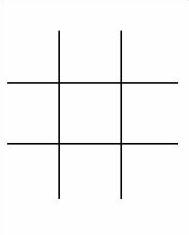
//> input picture cvprac/ti1.jpg, 189 x 235 px
$ ./main   (built with g++ and OpenCV 4)
//> lines starting //> are read from the running program, lines starting //| are printed output that depends on the picture; after the words box and inside, x2 and y2 are one past the last pixel; in counts of white or black regions, pixels touching at a corner belong together
#include "opencv2/core/core.hpp"
#include "opencv2/highgui/highgui.hpp"
#include "opencv2/imgproc/imgproc.hpp"
#include "iostream"

#include <vector>
using namespace cv;
using namespace std;

bool findLine(Mat snippet) {
	Mat dst, color_dst;
	dst = snippet.clone();
	cvtColor(dst, color_dst, COLOR_GRAY2BGR);
	Mat cdstP = snippet.clone();
	vector<Vec4i> lines;
	HoughLinesP(dst, lines, 1, CV_PI / 180, 30, 30, 10);
	//cout << "lines is" << lines.size();
	for (size_t i = 0; i < lines.size(); i++)
	{
		line(color_dst, Point(lines[i][0], lines[i][1]),
			Point(lines[i][2], lines[i][3]), Scalar(0, 0, 255), 3, 8);
	}
	//imshow("finLine", color_dst);
	if (lines.size() != 0) {
		return true;
	}
	else {
		return false;
	}
}
bool findCircle(Mat snippet) {
	vector<Vec3f> circles;

	/// Apply the Hough Transform to find the circles
	HoughCircles(snippet, circles, CV_HOUGH_GRADIENT, 1, snippet.rows / 8, 200, 100, 0, 0);

	return false;
}
Mat makeMat(Mat board, int x, int y, int width, int length) {
	//cout <<"Makingcell\nboardwidth:"<< board.size().width << " boardheight: " << board.size().height<< "\n";
	//cout << "x is " << x << " y is " << y << " width is " << width << " height is " << length << "\n";
	if (x < 0) {
		x = 0;
	}
	if (y < 0) {
		y = 0;
	}
	if ((x + width) > board.size().width) {
		width = board.size().width - x - 1;
	}
	if ((y + length) > board.size().height) {
		width = board.size().height - y - 1;
	}
	Mat cellM = Mat(board, cv::Rect(x, y, width, length));
	//imshow("ormakeCell", board);
	//imshow("makeCell", cellM);

	cvWaitKey(0);
	cvDestroyAllWindows();
	return cellM;
}
Rect2i makeCell(Mat board, int x, int y, int width, int length) {
	//cout <<"Makingcell\nboardwidth:"<< board.size().width << " boardheight: " << board.size().height<< "\n";
	//cout << "x is " << x << " y is " << y << " width is " << width << " height is " << length << "\n";
	if (x < 0) {
		x = 0;
	}
	if (y < 0) {
		y = 0;
	}
	if ((x + width) > board.size().width) {
		width = board.size().width - x - 1;
	}
	if ((y + length) > board.size().height) {
		width = board.size().height - y - 1;
	}
	//Mat cellM = Mat(board, cv::Rect(x, y, width, length));
	Rect2i cellM = Rect(x, y, width, length);
	//imshow("ormakeCell", board);
	//imshow("makeCell", cellM);

	cvWaitKey(0);
	cvDestroyAllWindows();
	return cellM;
}
Rect2i* getCells(Mat board, vector<vector<Point> > contours, vector<Point> scontours) {
	int t1 = 0, r1 = 0, b1 = 1000, l1 = 1000, t2 = 0, r2 = 0, b2 = 1000, l2 = 1000;
	//imshow("getCells", board);

	//cout << "Getting cells\ncontour[" << phase << "] has" << contours.size() << "points\n";

	for (int i = 0; i < contours.size(); i++) {
			for (int j = 0; j < contours[i].size(); j++) {
				if (contours[i][j].y > t1) {
					t1 = contours[i][j].y;
				}
				if (contours[i][j].x > r1) {
					r1 = contours[i][j].x;
				}
				if (contours[i][j].y < b1) {
					b1 = contours[i][j].y;
				}
				if (contours[i][j].x < l1) {
					l1 = contours[i][j].x;
				}
				//cout << contours[i][j] << "->";

			}
		}
	for (int i = 0; i < scontours.size(); i++) {
		if (scontours[i].y > t2) {
			t2 = scontours[i].y;
		}
		if (scontours[i].x > r2) {
			r2 = scontours[i].x;
		}
		if (scontours[i].y < b2) {
			b2 = scontours[i].y;
		}
		if (scontours[i].x < l2) {
			l2 = scontours[i].x;
		}
		//cout << scontours[i] << "->";
	}
	//cout << "t1: " << t1 << " r1: " << r1 << " b1: " << b1 << " l1: " << l1 << "\nt2: " << t2 << " r2: " << r2 << " b2: " << b2 << " l2: " << l2 << "\n";
	//Mat splitCells[9];
	static Rect2i splitCells[9];
	splitCells[0] = makeCell(board, l1, b1, l2 - l1, b2 - b1);
	splitCells[1] = makeCell(board, l2, b1, r2 - l2, b2 - b1);
	splitCells[2] = makeCell(board, r2, b1, r1 - r2, b2 - b1);
	splitCells[3] = makeCell(board, l1, b2, l2 - l1, t2 - b2);
	splitCells[4] = makeCell(board, l2, b2, r2 - l2, t2 - b2);
	splitCells[5] = makeCell(board, r2, b2, r1 - r2, t2 - b2);
	splitCells[6] = makeCell(board, l1, t2, l2 - l1, t1 - t2);
	splitCells[7] = makeCell(board, l2, t2, r2 - l2, t1 - t2);
	splitCells[8] = makeCell(board, r2, t2, r1 - r2, t1 - t2);


	return splitCells;
}

bool checkborders(Rect box, Mat snippet) {
	//makeCell(snippet);
	int x = box.x;
	int y = box.y;
	int height = box.height;
	int width = box.width;
	if (findLine(makeMat(snippet, x - 10, y - height - 10, 20, height))==false) {
		return false;
	}
	else if(findLine(makeMat(snippet, x - width - 10, y - 10, width - 10, 20)) == false) {
		return false;
	}
	else if(findLine(makeMat(snippet, x + width - 10, y - height - 10, 20, height)) == false){
		return false;
	}
	else if(findLine(makeMat(snippet, x + width + 10, y - 10, width, 20)) == false){
		return false;
	}
	else if(findLine(makeMat(snippet, x - 10, y + height + 10, 20, height)) == false){
		return false;
	}
	else if(findLine(makeMat(snippet, x - width - 10, y + height - 10, width - 10, 20)) == false){
		return false;
	}
	else if(findLine(makeMat(snippet, x + width - 10, y + height + 10, 20, height)) == false){
		return false;
	}
	else if(findLine(makeMat(snippet, x + width + 10, y + height - 10, width, 20)) == false){
		return false;
	}
	return true;
}


int main()
{
	bool isT = false;
	Mat src;
	Mat bw;
	Mat dst;
	//Mat grHistogram(260, 301, CV_8UC3, Scalar(0, 0, 0));
	Rect2i* cells = NULL;
	vector<vector<Point> > contours;
	vector<Point> approx;

	src = imread("ti1.jpg");
//> src is the input picture: 235 rows x 189 cols, CV_8UC3; min 0, max 255, mean 247.7
	cvtColor(src, bw, CV_BGR2GRAY);
	blur(bw, bw, Size(3, 3));
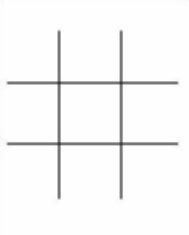
//> bw: 235 rows x 189 cols, CV_8UC1; min 57, max 255, mean 247.7
	Canny(bw, bw, 80, 240, 3);
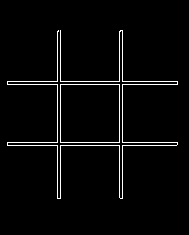
//> bw: 235 rows x 189 cols, CV_8UC1; 3% white in thin lines or dots, all inside (x1, y1, x2, y2) = (7, 30, 178, 199)
	imshow("bw", bw);


	// Find contours
	findContours(bw.clone(), contours, CV_RETR_EXTERNAL, CV_CHAIN_APPROX_SIMPLE);
//> contours = 2 contours, 1 with area under 20; largest, box (x1, y1, x2, y2) and area: (60, 84, 120, 143) 3422

	src.copyTo(dst);
	if (isT == false) {
		for (int i = 0; i < contours.size(); i++)
		{
			approxPolyDP(cv::Mat(contours[i]), approx, cv::arcLength(cv::Mat(contours[i]), true)*0.02, true);
			// Skip small or non-convex objects
			if (std::fabs(cv::contourArea(contours[i])) < 100 || !cv::isContourConvex(approx)) {
				continue;
			}
			if (approx.size() == 4) {
				if (checkborders(boundingRect(contours[i]), bw) == true) {
					cout << "TTT exists";
					isT = true;
					cells = getCells(src, contours, contours[i]);
					break;
				}
			}
		}
//> this loop made 1 pass
//> (approx, x in checkborders, y in checkborders, height in checkborders, width in checkborders, lines in findLine, lines in findLine (second call), cellM in makeCell) on pass 1: (4 Points (x, y): [60, 84], [60, 142], [119, 142], [119, 84], 60, 84, 59, 60, 2 lines (x1, y1, x2, y2): [10, 58, 10, 15], [7, 58, 7, 16], 2 lines (x1, y1, x2, y2): [7, 7, 49, 7], [7, 10, 49, 10], Rect(7, 30, 53, 54))
//| TTT exists
//> pass 1, in makeMat, `Mat cellM = Mat(board, cv::Rect(x, y, width, length));`:
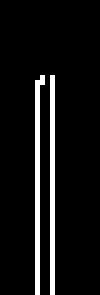
//> cellM: 59 rows x 20 cols, CV_8UC1 (shown 5 times larger); 7.5% white in thin lines or dots, all inside (x1, y1, x2, y2) = (7, 15, 11, 59)
//> pass 1, in makeMat (call 2), `Mat cellM = Mat(board, cv::Rect(x, y, width, length));`:
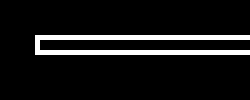
//> cellM: 20 rows x 50 cols, CV_8UC1 (shown 5 times larger); 8.8% white in thin lines or dots, all inside (x1, y1, x2, y2) = (7, 7, 50, 11)
	}
	if (isT==true) {
		cout << "cells are";
		for (int i = 0; i < 9; i++) {
			cout << cells[i] << "->";
			Mat thiscell = Mat(dst, cells[i]);
			imshow("thiscell", thiscell);
			cvWaitKey(0);
			cvDestroyAllWindows();
		}
//> this loop made 9 passes
//| [53 x 54 from (7, 30)]->[59 x 54 from (60, 30)]->[58 x 54 from (119, 30)]->[53 x 58 from (7, 84)]->[59 x 58 from (60, 84)]->[58 x 58 from (119, 84)]->[53 x 56 from (7, 142)]->[59 x 56 from (60, 142)]->
//> (output is shown up to pass 8 of 9)
//> pass 1, `Mat thiscell = Mat(dst, cells[i]);`:
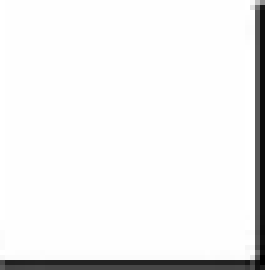
//> thiscell: 54 rows x 53 cols, CV_8UC3 (shown 5 times larger); min 0, max 255, mean 239.1
//> pass 3, `Mat thiscell = Mat(dst, cells[i]);`:
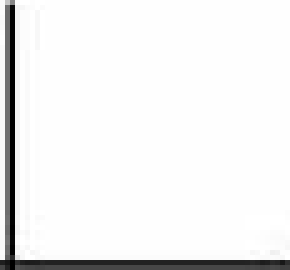
//> thiscell: 54 rows x 58 cols, CV_8UC3 (shown 5 times larger); min 0, max 255, mean 239.6
	}
	imshow("src", src);
	imshow("dst", dst);
	cvWaitKey(0);
	cvDestroyAllWindows();
	return 0;
}
